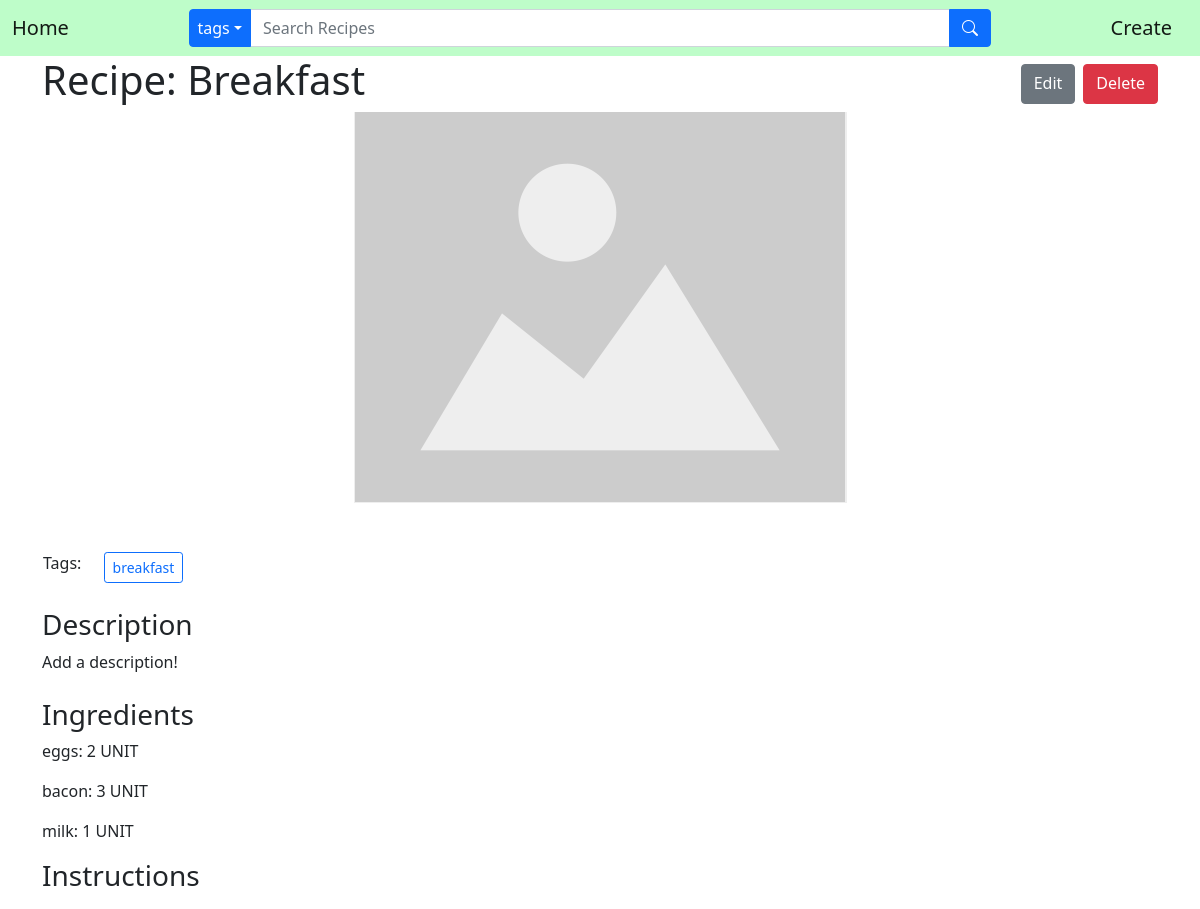
Page /recipe/1/ on the committed database.
### recipes/models.py (models this page shows, shortened)
class Recipe(models.Model):
    name = models.CharField(max_length=30)
    pub_date = models.DateTimeField('date published', default=timezone.now)
    description = models.TextField(max_length=500, default="Add a description!")
    image = models.ImageField(default='default.png', upload_to='recipe_pics')
    tags = models.ManyToManyField(Tag, null=True)
    instructions = models.TextField(max_length=1000, default='')

class Tag(models.Model):
    name = models.CharField(max_length=20)
    def __str__(self):
        return self.name

class Ingredient(models.Model):
    MEASUREMENT_CHOICES = [
        ('UNIT','unit'),
        ('TEASPOON', 'tsp'),
        ('TABLESPOON','tbsp'),
        ('FLUID_OUNCE','fl oz'),
        ('CUP','cup'),
        ('PINT','pt'),
        ('QUART','qt'),
        ('GALLON','gal'),
        ('MILLILITER','mL'),
        ('LITER','L'),
        ('DECILITER','dL'),
        ('POUND','lb'),
        ('OUNCE','oz'),
        ('MILLIGRAM','mg'),
        ('GRAM','g'),
        ('KILOGRAM','kg')
    ]
    recipe = models.ForeignKey(Recipe, on_delete=models.CASCADE)
    name = models.CharField(max_length=20)
    measurement = models.CharField(max_length=11, choices=MEASUREMENT_CHOICES, default='UNIT')
    quantity = models.IntegerField()

### recipes/views.py (the view)
# urls.py: path('recipe/<int:pk>/', RecipeDetailView.as_view(), name='recipe-detail'),
class RecipeDetailView(DetailView):
    model = Recipe

### recipes/context_processors.py (called while the page is built)
def tag_context(request):
    tags = Tag.objects.all()
    return{
        'tags': tags
    }

### recipes/templates/recipes/recipe_detail.html (shortened to what this page needs)
{% extends "recipes/base.html" %}
{% block content %}
    <div class="container">
        <div class="d-flex">
            <h1>Recipe: {{object.name}}</h1>
            <a class="btn btn-secondary ms-auto my-2" href="{% url 'recipe-update' recipe.id %}" role="button">Edit</a>
            <a class="btn btn-danger ms-2 my-2" href="{% url 'recipe-delete' recipe.id %}" role="button">Delete</a>
        </div>
        <img class="d-flex mx-auto" src="{{ recipe.image.url }}" class="img-fluid" alt="...">
        <br>
        <br>
        <form method="GET" action="{% url 'tag-list' %}">
            <table>
                <th><h6>Tags: &emsp;</h6></th>
                <td>
                    {% for tag in recipe.tags.all %}
                    <input class="btn btn-outline-primary btn-sm" type="submit" name="tag" value="{{ tag }}">
                    {% endfor %}
                </td>
            </table>
        </form>
        <h3 class="mt-4">Description</h3>
        <p>{{ object.description }}</p>
        <h3 class="mt-4">Ingredients</h3>
        {% for ingredient in object.ingredient_set.all %}
            <p>{{ ingredient.name }}: {{ ingredient.quantity }} {{ ingredient.measurement }}</p>
        {% endfor %}
        <h3>Instructions</h3>
    </div>
{% endblock content %}

### rows in the picture
Recipe: name "Breakfast", image (placeholder picture), description "Add a description!"
Tag: tag "breakfast"
Ingredient: name "eggs", quantity "2", measurement "UNIT"
Ingredient: name "bacon", quantity "3", measurement "UNIT"
Ingredient: name "milk", quantity "1", measurement "UNIT"
